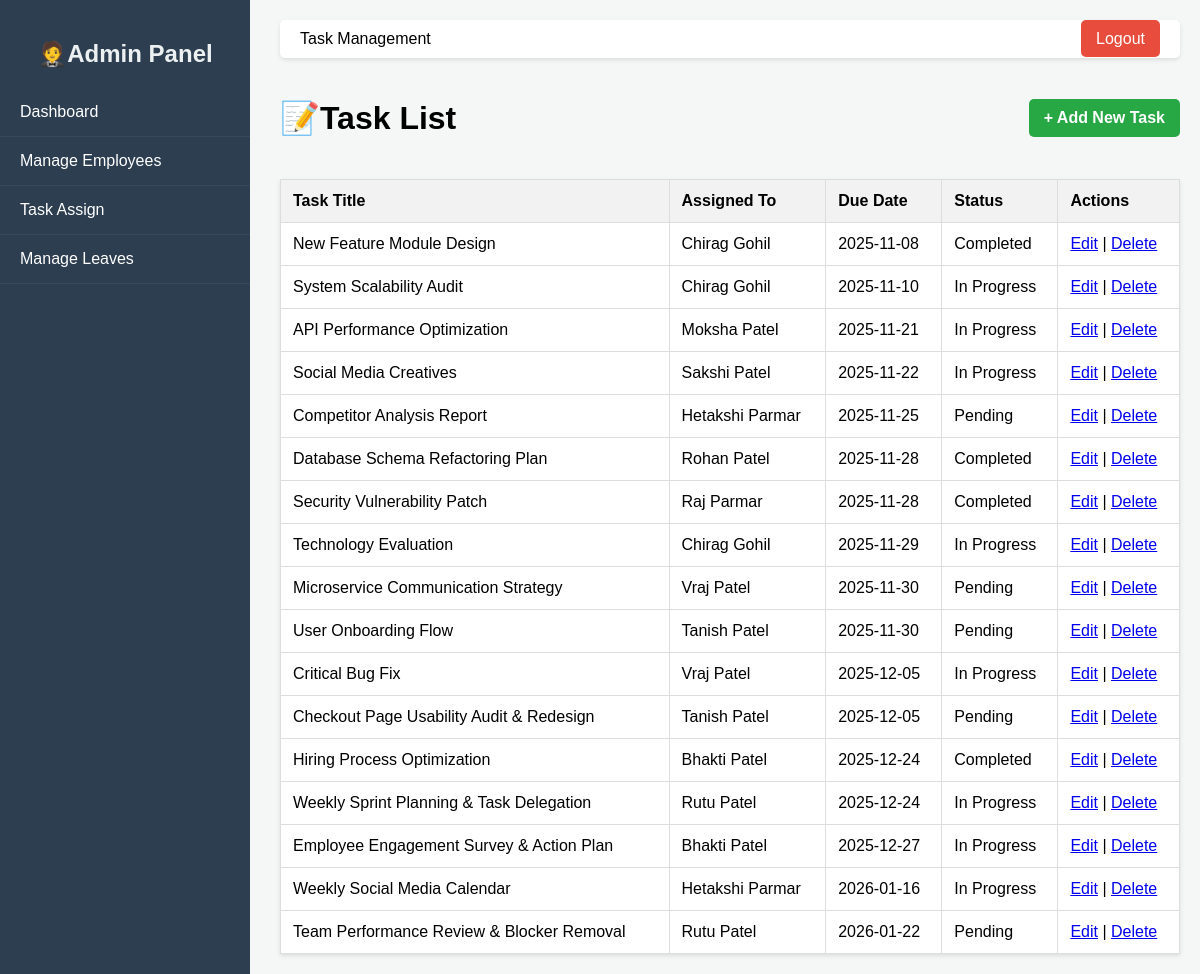
The app's page /admin/tasks.php (signed in) with its own data.
### tables this page shows
CREATE TABLE `tasks` (
  `ID` int(11) NOT NULL,
  `EmployeeID` int(11) NOT NULL,
  `TaskTitle` varchar(255) NOT NULL,
  `TaskDescription` text DEFAULT NULL,
  `DueDate` date DEFAULT NULL,
  `Status` enum('Pending','In Progress','Completed') NOT NULL DEFAULT 'Pending'
);

CREATE TABLE `employeedetail` (
  `ID` int(11) NOT NULL,
  `EmpFirstName` varchar(150) DEFAULT NULL,
  `EmpLastName` varchar(150) DEFAULT NULL,
  `EmpEmail` varchar(200) NOT NULL,
  `EmpPassword` varchar(255) NOT NULL,
  `NTMCode` varchar(50) DEFAULT NULL,
  `JoiningDate` date DEFAULT NULL,
  `EmpSalary` decimal(10,2) DEFAULT NULL,
  `EmpDesignation` varchar(150) DEFAULT NULL,
  `TotalLeaves` int(11) NOT NULL DEFAULT 0,
  `EmpExperience` varchar(100) DEFAULT NULL,
  `RegistrationDate` timestamp NOT NULL DEFAULT current_timestamp(),
  `reset_token` varchar(255) DEFAULT NULL,
  `token_expiry` datetime DEFAULT NULL,
  `ProfilePhoto` varchar(255) DEFAULT 'default_avatar.png'
);

### admin/tasks.php (the view, shortened to what this page needs)
<?php
include('../db_connect.php');
$query = "SELECT tasks.*, employeedetail.EmpFirstName, employeedetail.EmpLastName
          FROM tasks
          JOIN employeedetail ON tasks.EmployeeID = employeedetail.ID
          ORDER BY tasks.DueDate ASC";
$result = mysqli_query($conn, $query);
?>
<!DOCTYPE html>
<html lang="en">
<head>
</head>
<body>
    <div class="sidebar">
        <h2>🤵Admin Panel</h2>
        <ul>
            <li><a href="dashboard.php">Dashboard</a></li>
            <li><a href="employees.php">Manage Employees</a></li>
            <li><a href="tasks.php">Task Assign</a></li>
            <li><a href="leaves.php">Manage Leaves</a></li>
        </ul>
    </div>
    <div class="main-content">
        <div class="header">
            <span>Task Management</span>
            <div class="logout">
                <a href="logout.php">Logout</a>
            </div>
        </div>
        <div style="margin-top: 20px;">
            <div style="display: flex; justify-content: space-between; align-items: center;">
                <h1>📝Task List</h1>
                <a href="add-task.php" class="add-btn">+ Add New Task</a>
            </div>
            <table class="content-table">
                <thead>
                    <tr>
                        <th>Task Title</th>
                        <th>Assigned To</th>
                        <th>Due Date</th>
                        <th>Status</th>
                        <th>Actions</th>
                    </tr>
                </thead>
                <tbody>
                    <?php
                    if (mysqli_num_rows($result) > 0) {
                        while ($row = mysqli_fetch_assoc($result)) {
                            echo "<tr>";
                            echo "<td>" . htmlspecialchars($row['TaskTitle']) . "</td>";
                            echo "<td>" . htmlspecialchars($row['EmpFirstName'] . ' ' . $row['EmpLastName']) . "</td>";
                            echo "<td>" . htmlspecialchars($row['DueDate']) . "</td>";
                            echo "<td>" . htmlspecialchars($row['Status']) . "</td>";
                            echo "<td><a href='edit-task.php?id=" . $row['ID'] . "'>Edit</a> | <a href='delete-task.php?id=" . $row['ID'] . "'>Delete</a></td>";
                            echo "</tr>";
                        }
                    } else {
                        echo "<tr><td colspan='5' style='text-align:center;'>No tasks found.</td></tr>";
                    }
                    ?>
                </tbody>
            </table>
        </div>
    </div>
</body>
</html>

### admin/tasks.php (style rules this page uses)
body { font-family: Arial, sans-serif; margin: 0; background-color: #f4f7f6; }
.sidebar { width: 250px; background-color: #2c3e50; color: white; position: fixed; height: 100%; padding-top: 20px; }
.sidebar h2 { text-align: center; color: #ecf0f1; }
.sidebar ul { list-style-type: none; padding: 0; }
.sidebar ul li { padding: 15px 20px; border-bottom: 1px solid #34495e; }
.sidebar ul li a { color: white; text-decoration: none; }
.main-content { margin-left: 260px; padding: 20px; }
.header { display: flex; justify-content: space-between; align-items: center; background-color: white; padding: 10px 20px; border-radius: 5px; box-shadow: 0 2px 4px rgba(0,0,0,0.1); }
.header .logout a { background-color: #e74c3c; color: white; padding: 10px 15px; border-radius: 5px; text-decoration: none; }
.content-table { width: 100%; margin-top: 20px; border-collapse: collapse; background-color: white; box-shadow: 0 2px 4px rgba(0,0,0,0.1); }
.content-table th, .content-table td { border: 1px solid #ddd; padding: 12px; text-align: left; }
.content-table th { background-color: #f2f2f2; }
.add-btn { background-color: #28a745; color: white; padding: 10px 15px; border-radius: 5px; text-decoration: none; font-weight: bold; }

### records on screen
tasks: TaskTitle "New Feature Module Design", EmployeeID.EmpLastName "Chirag Gohil", DueDate "2025-11-08", Status "Completed"
tasks: TaskTitle "System Scalability Audit", EmployeeID.EmpLastName "Chirag Gohil", DueDate "2025-11-10", Status "In Progress"
tasks: TaskTitle "API Performance Optimization", EmployeeID.EmpLastName "Moksha Patel", DueDate "2025-11-21", Status "In Progress"
tasks: TaskTitle "Social Media Creatives", EmployeeID.EmpLastName "Sakshi Patel", DueDate "2025-11-22", Status "In Progress"
tasks: TaskTitle "Competitor Analysis Report", EmployeeID.EmpLastName "Hetakshi Parmar", DueDate "2025-11-25", Status "Pending"
tasks: TaskTitle "Database Schema Refactoring Plan", EmployeeID.EmpLastName "Rohan Patel", DueDate "2025-11-28", Status "Completed"
tasks: TaskTitle "Security Vulnerability Patch", EmployeeID.EmpLastName "Raj Parmar", DueDate "2025-11-28", Status "Completed"
tasks: TaskTitle "Technology Evaluation", EmployeeID.EmpLastName "Chirag Gohil", DueDate "2025-11-29", Status "In Progress"
tasks: TaskTitle "Microservice Communication Strategy", EmployeeID.EmpLastName "Vraj Patel", DueDate "2025-11-30", Status "Pending"
tasks: TaskTitle "User Onboarding Flow", EmployeeID.EmpLastName "Tanish Patel", DueDate "2025-11-30", Status "Pending"
tasks: TaskTitle "Critical Bug Fix", EmployeeID.EmpLastName "Vraj Patel", DueDate "2025-12-05", Status "In Progress"
tasks: TaskTitle "Checkout Page Usability Audit & Redesign", EmployeeID.EmpLastName "Tanish Patel", DueDate "2025-12-05", Status "Pending"
tasks: TaskTitle "Hiring Process Optimization", EmployeeID.EmpLastName "Bhakti Patel", DueDate "2025-12-24", Status "Completed"
tasks: TaskTitle "Weekly Sprint Planning & Task Delegation", EmployeeID.EmpLastName "Rutu Patel", DueDate "2025-12-24", Status "In Progress"
tasks: TaskTitle "Employee Engagement Survey & Action Plan", EmployeeID.EmpLastName "Bhakti Patel", DueDate "2025-12-27", Status "In Progress"
tasks: TaskTitle "Weekly Social Media Calendar", EmployeeID.EmpLastName "Hetakshi Parmar", DueDate "2026-01-16", Status "In Progress"
tasks: TaskTitle "Team Performance Review & Blocker Removal", EmployeeID.EmpLastName "Rutu Patel", DueDate "2026-01-22", Status "Pending"
